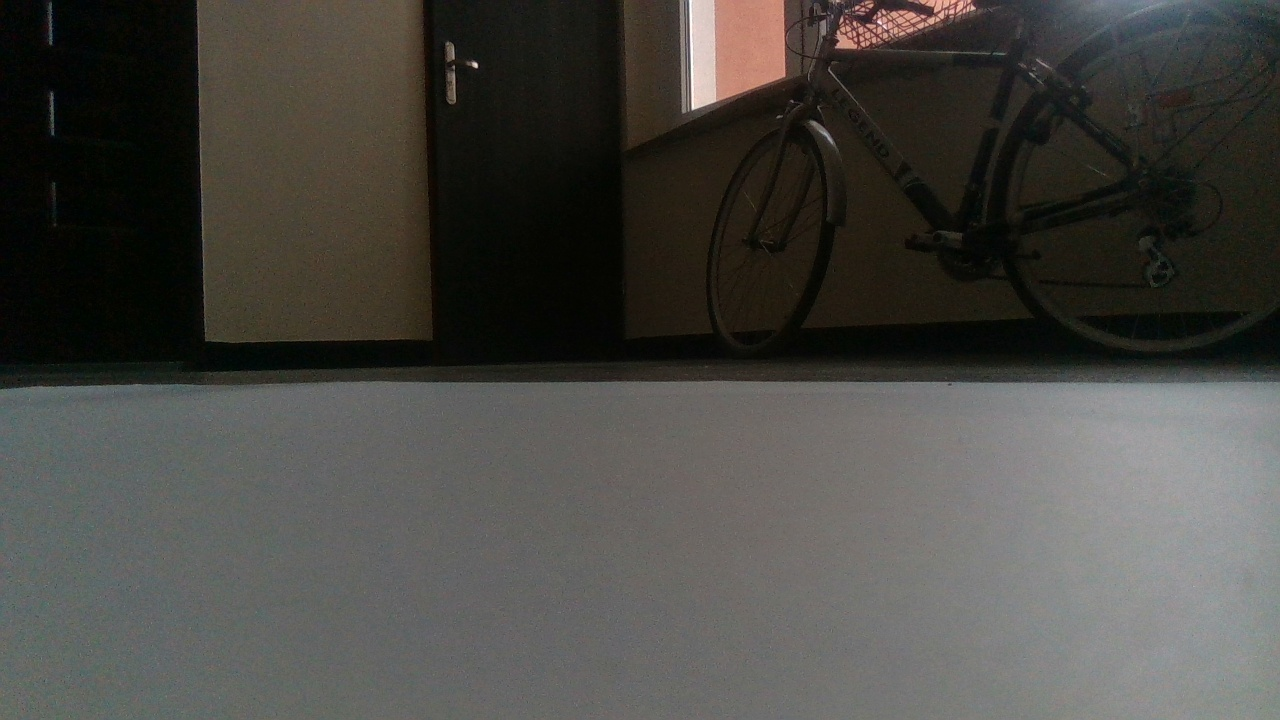
#> input picture image_processing/test_data_sets/staircase/source_photos/photo_027_2023-04-19.jpg, 1280 x 720 px
$ python test.py
#> lines starting #> are read from the running program, lines starting #| are printed output that depends on the picture
import numpy as np
import cv2 as cv
from matplotlib import pyplot as plt

MIN_MATCH_COUNT = 10
img1 = cv.imread(
    "../test_data_sets/staircase/source_photos/photo_027_2023-04-19.jpg",
    cv.IMREAD_GRAYSCALE,
)  # queryImage
#> img1: shape (720, 1280); min 0, max 255, mean 71.5
img2 = cv.imread(
    "../test_data_sets/staircase/source_photos/photo_029_2023-04-19.jpg",
    cv.IMREAD_GRAYSCALE,
)  # trainImage
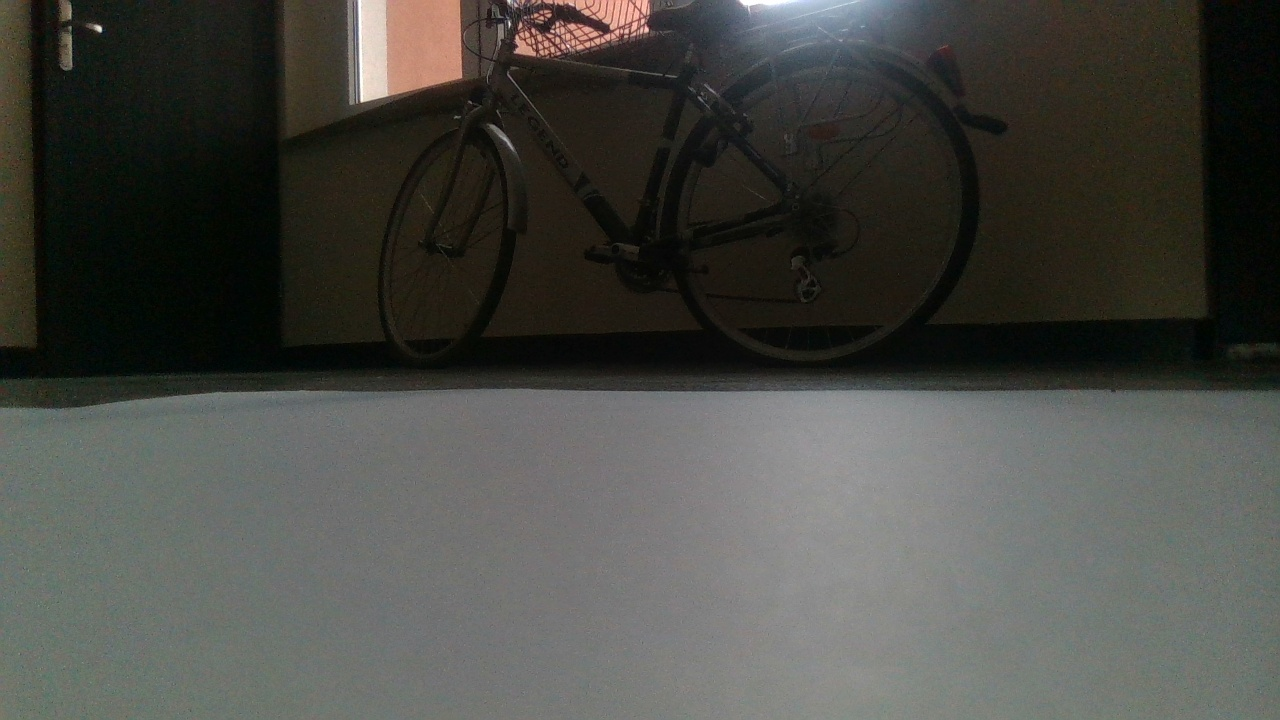
#> input picture image_processing/test_data_sets/staircase/source_photos/photo_029_2023-04-19.jpg, 1280 x 720 px
#> img2: shape (720, 1280); min 0, max 255, mean 72.9

# Initiate SIFT detector
sift = cv.SIFT_create()

# find the keypoints and descriptors with SIFT
kp1, des1 = sift.detectAndCompute(img1, None)
#> kp1 = 313 keypoints; strongest (x, y, size): (475, 65, 3.7), (703, 89, 27.9), (704, 87, 29.6), (879, 22, 2.6)
kp2, des2 = sift.detectAndCompute(img2, None)
#> kp2 = 324 keypoints; strongest (x, y, size): (509, 24, 2.1), (373, 79, 32.1), (646, 29, 3.2), (552, 31, 2.2)
FLANN_INDEX_KDTREE = 1
index_params = dict(algorithm=FLANN_INDEX_KDTREE, trees=5)
search_params = dict(checks=50)
flann = cv.FlannBasedMatcher(index_params, search_params)
matches = flann.knnMatch(des1, des2, k=2)
#> matches = 313 matches

# store all the good matches as per Lowe's ratio test.
good = []
for m, n in matches:
    if m.distance < 0.7 * n.distance:
        good.append(m)
#> after the loop, good = 66 matches

if len(good) > MIN_MATCH_COUNT:
    src_pts = np.float32([kp1[m.queryIdx].pt for m in good]).reshape(-1, 1, 2)
#> src_pts = 66 rows, first 8: [451.7, 76.71], [451.8, 95.9], [452.7, 61.97], [453.6, 66.88], [462.9, 72.14], [467.9, 63.3], [683.5, 110.8], [693.2, 107.4]
    dst_pts = np.float32([kp2[m.trainIdx].pt for m in good]).reshape(-1, 1, 2)
#> dst_pts = 66 rows, first 8: [67.36, 39.34], [66.97, 61.21], [67.28, 22.85], [69.94, 27.61], [81.53, 36.07], [89.22, 25.48], [351.2, 102.3], [361.9, 99.89]
    M, mask = cv.findHomography(src_pts, dst_pts, cv.RANSAC, 3.0)
#> M = [[1.93, 0.0872, -814], [0.217, 1.59, -175.1], [0.000669, 0.000139, 1]]; mask = 66 values, max 1 at index 6, min 0 at index 0, mean 0.773
    matchesMask = mask.ravel().tolist()
#> matchesMask has the same summary as mask
    h, w = img1.shape
#> h = 720; w = 1280
    pts = np.float32([[0, 0], [0, h - 1], [w - 1, h - 1], [w - 1, 0]]).reshape(-1, 1, 2)
    dst = cv.perspectiveTransform(pts, M)
#> dst = [[-814, -175.1], [-683, 881.7], [880, 638.2], [893.6, 55.49]]
    img2 = cv.polylines(img2, [np.int32(dst)], True, 255, 3, cv.LINE_AA)
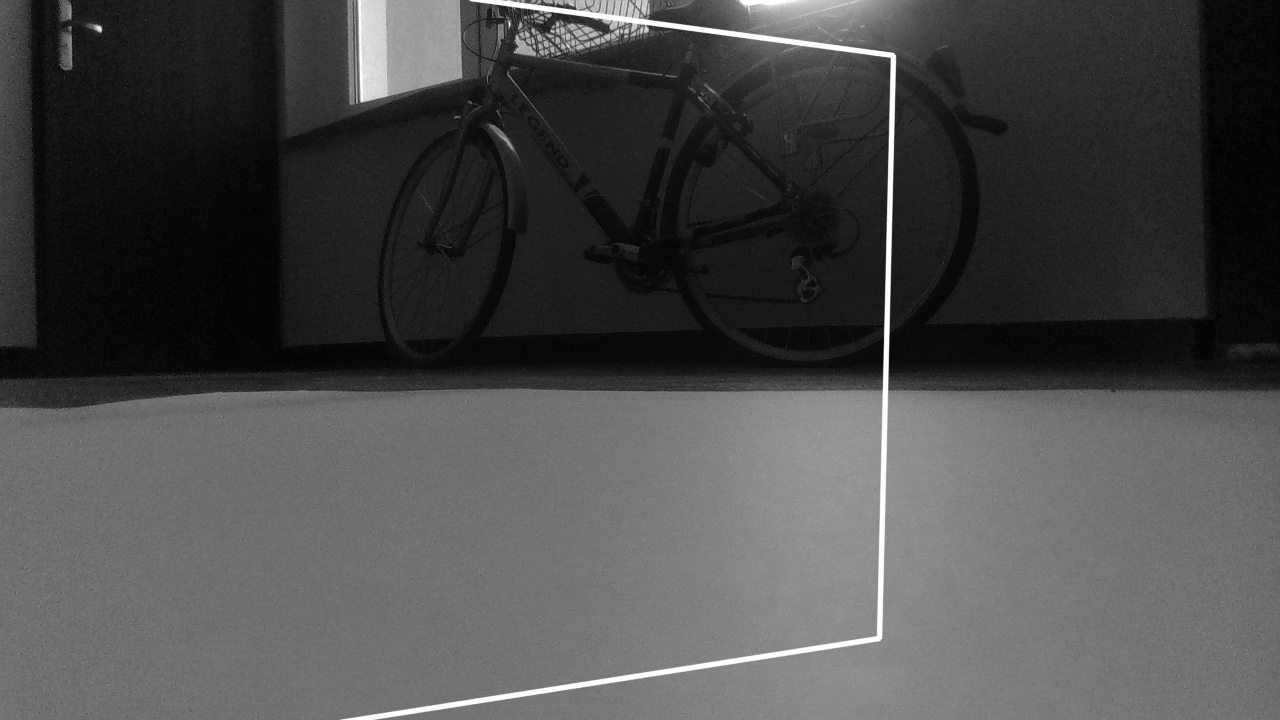
#> img2: shape (720, 1280); min 0, max 255, mean 74.3
else:
    print("Not enough matches are found - {}/{}".format(len(good), MIN_MATCH_COUNT))
    matchesMask = None

draw_params = dict(
    matchColor=(0, 255, 0),  # draw matches in green color
    singlePointColor=None,
    matchesMask=matchesMask,  # draw only inliers
    flags=2,
)
#> draw_params = 4 items

img3 = cv.drawMatches(img1, kp1, img2, kp2, good, None, **draw_params)
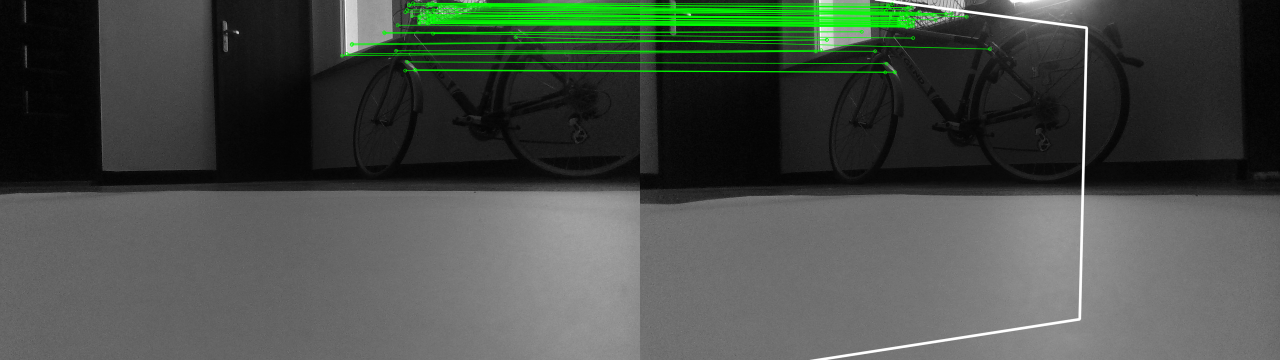
#> img3: shape (720, 2560, 3) (shown at 1/2 size); mean of channels 0, 1, 2 71.3, 77.7, 71.3; drawn as B, G, R
plt.imshow(img3, "gray"), plt.show()
